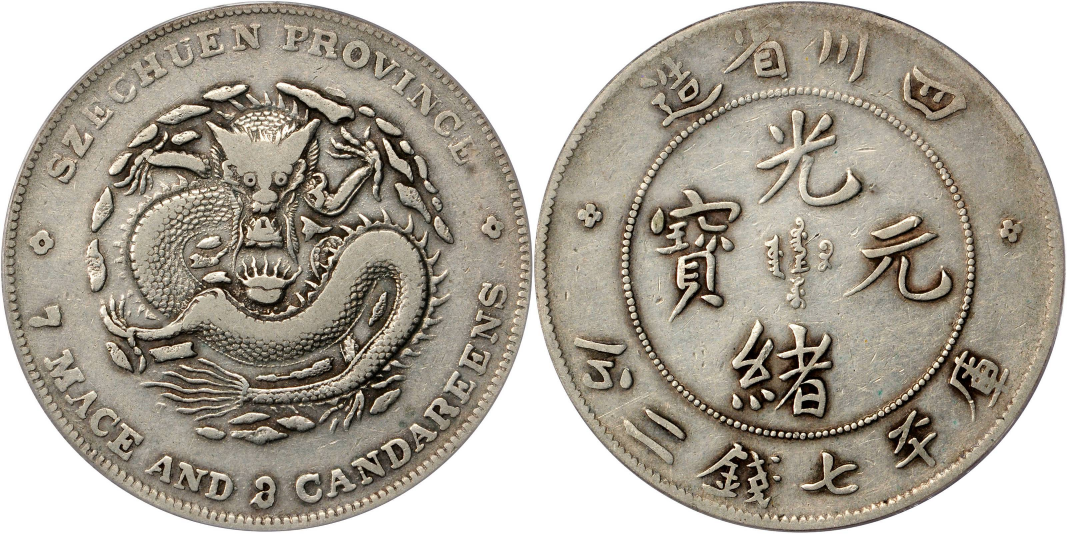
#> input picture tests/2coins.jpg, 3200 x 1601 px (shown at 1/3 size); its folder holds only this picture in this run
$ python -i cvlibNoEpics.py   (imports and definitions only)   (Python 2 division)   (older library calls are emulated)
#> lines starting #> are read from the running program, lines starting #| are printed output that depends on the picture; after the words box and inside, x2 and y2 are one past the last pixel; in counts of white or black regions, pixels touching at a corner belong together
#> further down, picture is the input picture: shape (1601, 3200, 3); mean B, G, R 152, 163.9, 170.8
"""
BNL NSLS-2 Computer Vision Module
Author: William Watson
Date: 2016-7-14

This Module contains numerous functions designed to
help in the data manipulation of images on the Beam-lines within NSLS-2.
It Uses the numpy and cv2 libraries to construct a simple module to
make image processing and computer vision easier, faster, and more compact.
"""

# DEPENDENCIES
import cv2
import numpy as np
import sys
import time
from matplotlib import pyplot as plt
import matplotlib
#from epics import caget, caput


# VERSION
__version__ = "0.5.4.1"
__opencv__ = cv2.__version__
__npversion__ = np.version.version
__sysver__ = sys.version
__matplotlibver__ = matplotlib.__version__


# GLOBAL VARS
colorMap_flag = {"autumn":0, "bone":1, "jet":2, "winter":3, "rainbow":4, "ocean":5, "summer":6, "spring":7, "cool":8, "hsv":9, "pink":10, "hot":11}
border_flag = {"constant":0, "reflect":2, "reflect101":4, "replicate":1, "default":4, "wrap":3}
EPICSTYPE = {1 : np.uint16 , 0 : np.uint8, 2:np.uint32, 3: np.uint64}
EPICSCOLOR = {0: "gray", 1: "bayer", 2: "RBG1"}

#######################################################################################

# EXPERIMENTAL SECTION - ALL NEW METHODS GO HERE FIRST FOR TESTING
#FIX FIX FIX

# METHODS KNOWN TO BE BROKEN / Need Further Looking!!!!!!!!!


# [33 lines left out: functions backgroundSubtract, enhance, not called in this run]


def watershed(img):
        """
        EXPERIMENTAL
        Image Segmenting - Watershed Algorithm

        Params:
	* img - image

        Returns:
	* Segmented img
        """
	tmp = img.copy()
	gray = cv2.cvtColor(tmp, cv2.COLOR_BGR2GRAY)
	ret, thresh = cv2.threshold(gray, 0, 255, cv2.THRESH_BINARY_INV+cv2.THRESH_OTSU)
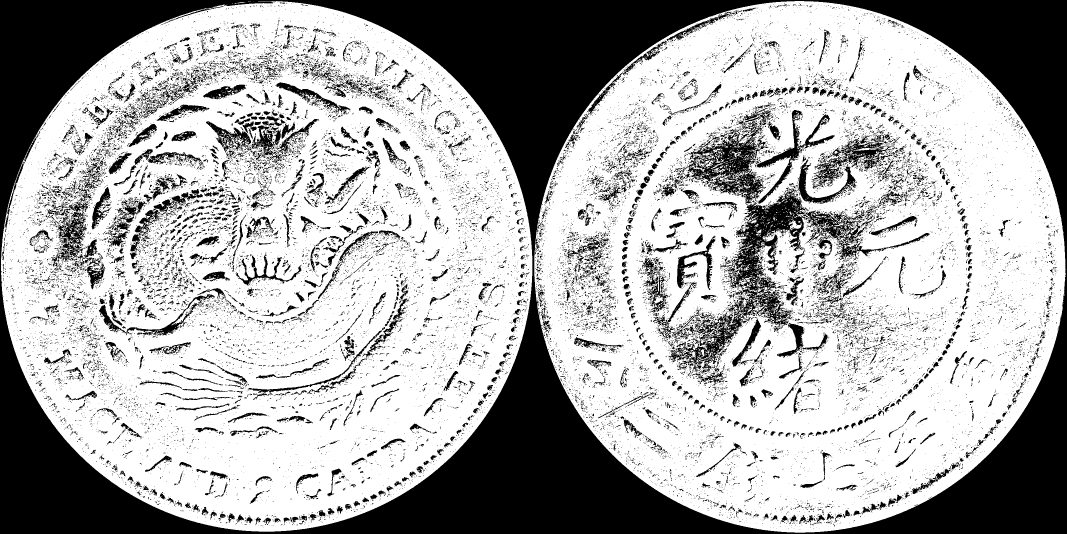
#> thresh: shape (1601, 3200) (shown at 1/3 size); 67.3% white; 28725 black regions (26161 under 20 px), largest, box (x1, y1, x2, y2) and area: (0, 0, 3200, 1601) 1137094, (2005, 331, 2427, 1114) 68967, (2410, 630, 2787, 782) 10128
#> ret = 183
	kernel = np.ones((3,3), np.uint8)
	opening = cv2.morphologyEx(thresh, cv2.MORPH_OPEN, kernel, iterations=2)
#> opening: shape (1601, 3200); 60.8% white; 9226 black regions (7764 under 20 px), largest, box (x1, y1, x2, y2) and area: (0, 0, 3200, 1601) 1160729, (1908, 306, 2812, 1232) 265351, (72, 79, 1216, 868) 88209
	sure_bg = cv2.dilate(opening, kernel, iterations=3)
#> sure_bg: shape (1601, 3200); 72.3% white; 1466 black regions (832 under 20 px), largest, box (x1, y1, x2, y2) and area: (0, 0, 2381, 777) 416917, (0, 827, 2381, 1601) 416218, (1930, 311, 2711, 1150) 140089
	dist_transform = cv2.distanceTransform(opening, cv2.cv.CV_DIST_L2, 5)
	ret, sure_fg = cv2.threshold(dist_transform, 0.7*dist_transform.max(), 255, 0)
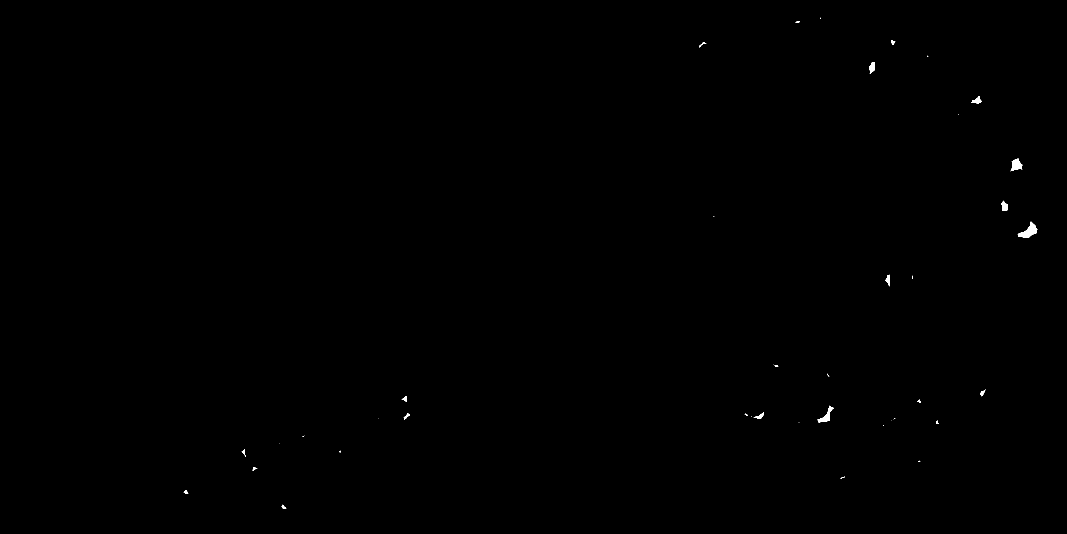
#> sure_fg: shape (1601, 3200) float32 (shown at 1/3 size); 0.11% white; 43 white regions (20 under 20 px), largest, box (x1, y1, x2, y2) and area: (3053, 665, 3112, 713) 1259, (3031, 476, 3067, 514) 811, (2453, 1217, 2502, 1267) 726
#> ret = 28.96
	sure_fg = np.uint8(sure_fg)
	unknown = cv2.subtract(sure_bg, sure_fg)
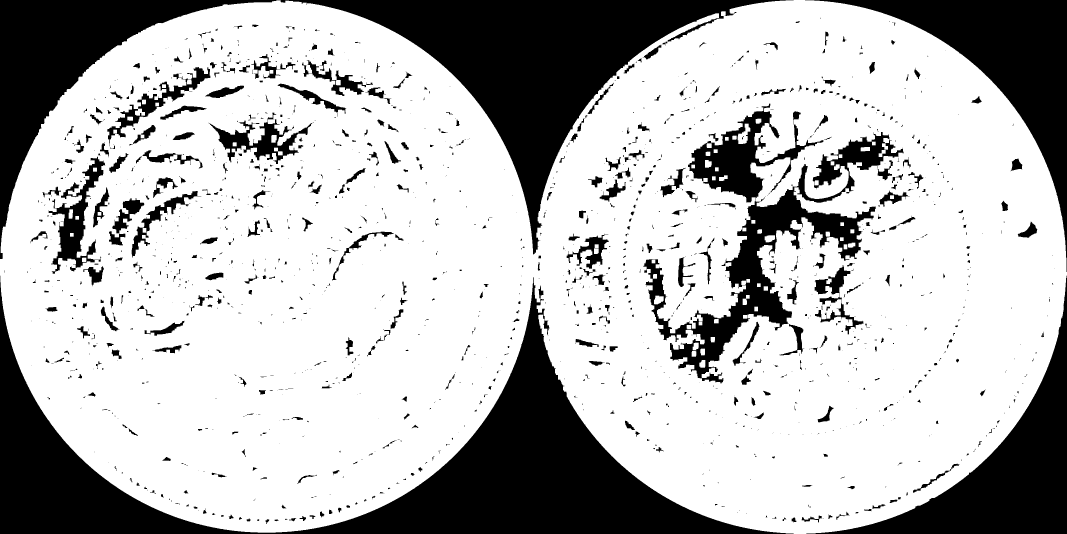
#> unknown: shape (1601, 3200) (shown at 1/3 size); 72.2% white; 1509 black regions (852 under 20 px), largest, box (x1, y1, x2, y2) and area: (0, 0, 2381, 777) 416917, (0, 827, 2381, 1601) 416218, (1930, 311, 2711, 1150) 140089
	ret, markers = cv2.connectedComponents(sure_fg) #IS THIS REALLY NOT IMPLEMENTED IN PYTHON?
#> markers: shape (1601, 3200) int32; 44 distinct labels, from 0 to 43
#> ret = 44
	markers = markers+1
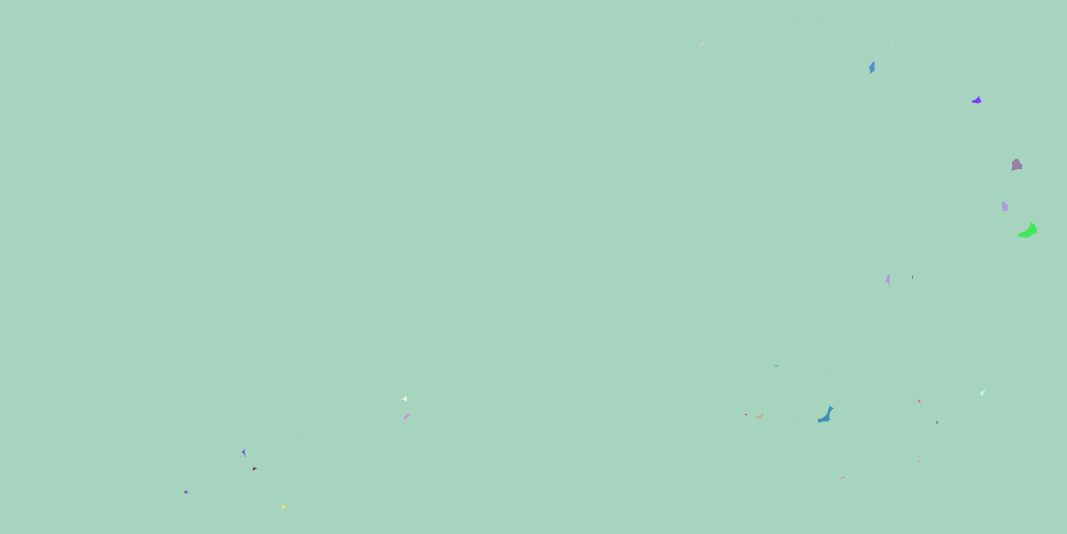
#> markers: shape (1601, 3200) int32 (shown at 1/3 size); 44 distinct labels, from 1 to 44; one colour per label, 0 black
	markers[unknown==255] = 0
#> markers: shape (1601, 3200) int32; 45 distinct labels, from 0 to 44
	markers = cv2.watershed(tmp, markers)
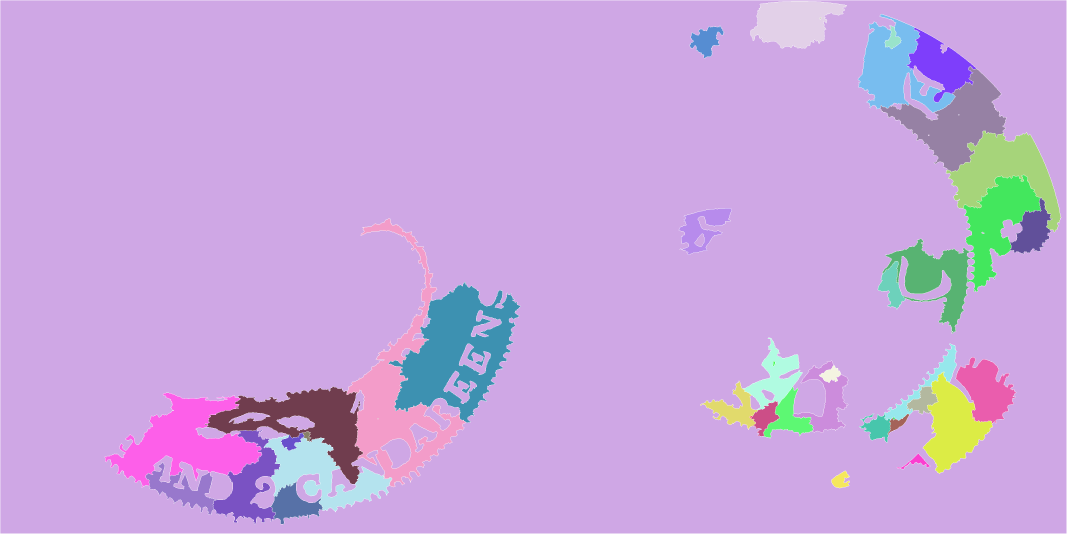
#> markers: shape (1601, 3200) int32 (shown at 1/3 size); 45 distinct labels, from -1 to 44; one colour per label, 0 black, -1 white
	tmp[markers == -1] = [255,0,0]
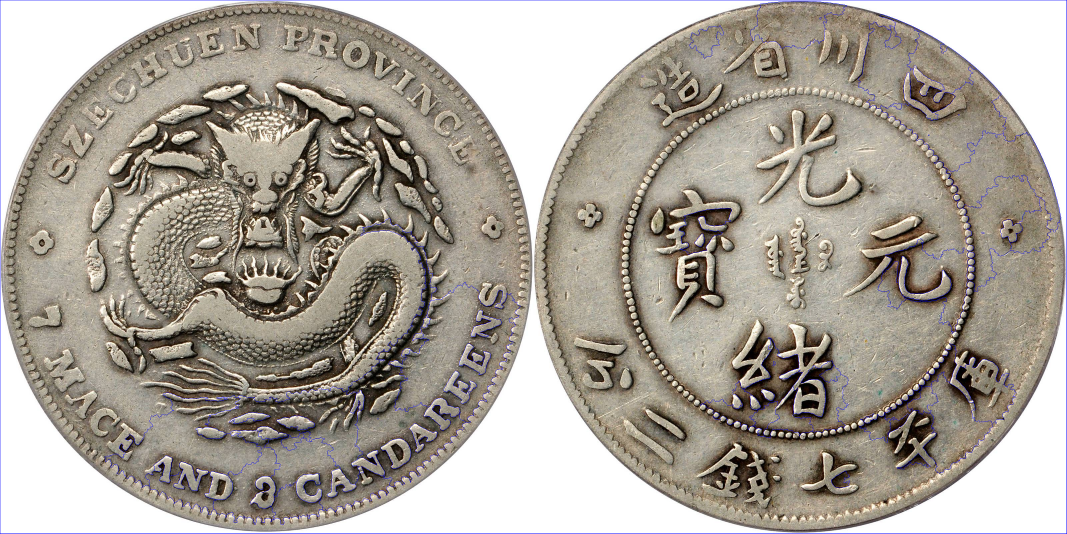
#> tmp: shape (1601, 3200, 3) (shown at 1/3 size); mean B, G, R 152.9, 162.7, 169.6
	return tmp


# [68 lines left out: functions drawHarrisSubPixel, depthImg, sharpen, not called in this run]

"""
###EXPERIMETNAL###
def fetchImgEXP(SYS, DEV):
        \"""
        EXPERIMENTAL FETCH IMG METHOD
        \"""
        SYSDEV = str(SYS) + "{" + str(DEV) + "}"
        data = caget(SYSDEV + "image1:ArrayData")
        rows = caget(SYSDEV + "image1:ArraySize1_RBV")
        cols = caget(SYSDEV + "image1:ArraySize0_RBV")
        dtype = caget(SYSDEV + "cam1:DataType_RBV")
        color = caget(SYSDEV + "cam1:ColorMode_RBV")
        count = 0
        img = []
        row = []
        dtype = EPICSTYPE[caget(SYSDEV + "cam1:DataType_RBV")]
        #print dtype
        color = caget(SYSDEV + "cam1:ColorMode_RBV")
        #print color
        for i in range(rows):
                for j in range(cols):
                        row.append(data[count])
                        count = count + 1
                r = np.array(row, dtype)
                img.append(r)
                row = []
        npra = np.array(img, dtype)
        #display(npra)
        save(npra, "fetchImg.jpg")
        save(npra, "fetchImg.tiff") # Might need to change file type
        save(npra, "fetchImg.jp2") # Might need to change file type
        save(npra, "fetchImg.png") # Might need to change file type
        img = load("fetchImg.jpg") #, getColorFlag(color))
        return img
"""

################################################################################

# [1775 lines left out: functions coherenceFilter, gaborFilter, floodFill, imfill, fourierCV, lowPassFilter and 100 more, not called in this run]

"""
def fetchImg(SYS, DEV):
        \"""
        Loads an image from an EPICS PV Value

        Params:
        * SYS - System String
        * DEV - Device String

        Returns:
        * Loaded Image
        \"""
        SYSDEV = str(SYS) + "{" + str(DEV) + "}"
        data = caget(SYSDEV + "image1:ArrayData")
        rows = caget(SYSDEV + "image1:ArraySize1_RBV")
        cols = caget(SYSDEV + "image1:ArraySize0_RBV")
        dtype = caget(SYSDEV + "cam1:DataType_RBV")
        color = caget(SYSDEV + "cam1:ColorMode_RBV")
        count = 0
        img = []
        row = []
        dtype = EPICSTYPE[caget(SYSDEV + "cam1:DataType_RBV")]
        color = caget(SYSDEV + "cam1:ColorMode_RBV")
        for i in range(rows):
                for j in range(cols):
                        row.append(data[count])
                        count = count + 1
                r = np.array(row, dtype)
                img.append(r)
                row = []
        npra = np.array(img, dtype)
        save(npra, "fetchImg.jpg") # Might need to change file type
        img = load("fetchImg.jpg") # Might need to change file type
        return npra


def epicscaget(PV):
        \"""
        Retrieves and Returns the value of the named PV

        Params:
        * PV - PV name to get

        Returns:
        * Value of PV
        \"""
        return caget(PV)


def epicscaput(PV, value):
        \"""
        Sets the Value of the Named PV with Value

        Params:
        * PV - PV to set
        * value - Value to set PV to
        \"""
        caput(PV, value)


def epicscainfo(PV):
        \"""
        Returns a string of info about a PV

        Params:
        * PV - The PV Value to retrieve info from

        Returns:
        * String of info about PV
        \"""
        return cainfo(PV, False)
"""

# [1234 lines left out: functions getColorFlag, backProjection, templateMatchSingle, drawMatch, save, getSupportedFileFormats and 56 more, not called in this run]

# End of File

>>> import cv2
>>> picture = cv2.imread('2coins.jpg')
>>> result = watershed(picture)
